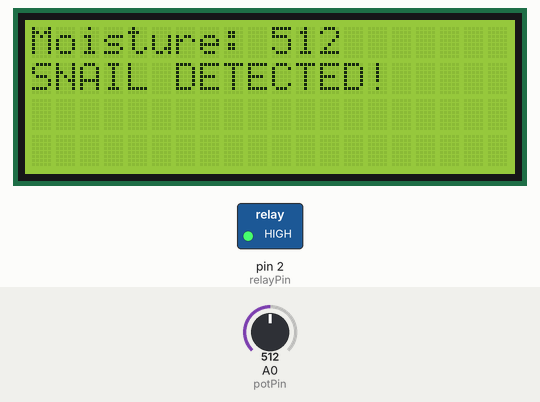
Recording of a sketch running on a simulated Arduino Uno, built with avr-gcc and run on an emulated ATmega328P. On the bench: 20×4 character LCD, switched loads named in the sketch (green lamp = pin HIGH). The inputs (shaded band) are chosen by the test bench; at power-on: A0 (potPin) = 512.

Above: at 2.2 s.
At 3.2 s:
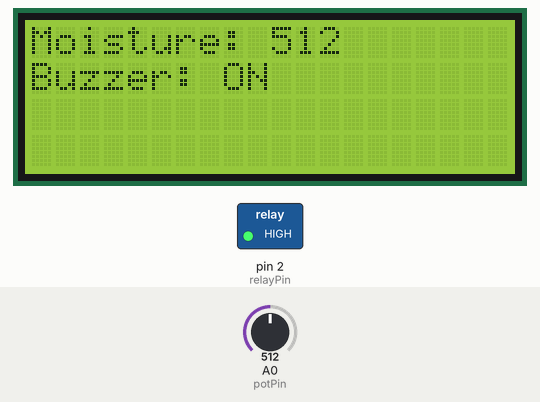
3.3 s: A0 (potPin) set to 500
At 4.5 s:
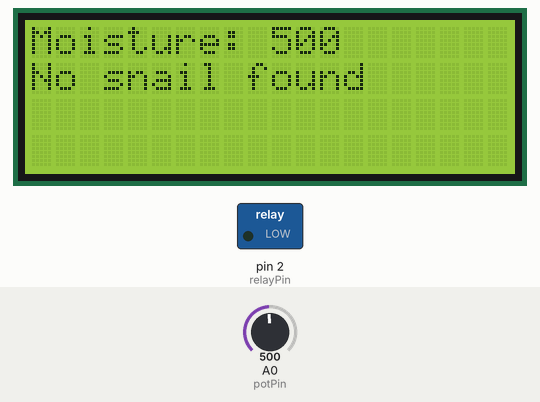
9.3 s: A0 (potPin) set to 511
At 11.8 s:
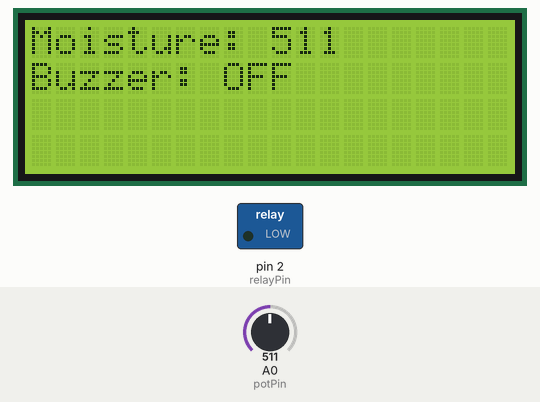
12.8 s: A0 (potPin) set to 306
At 15.7 s:
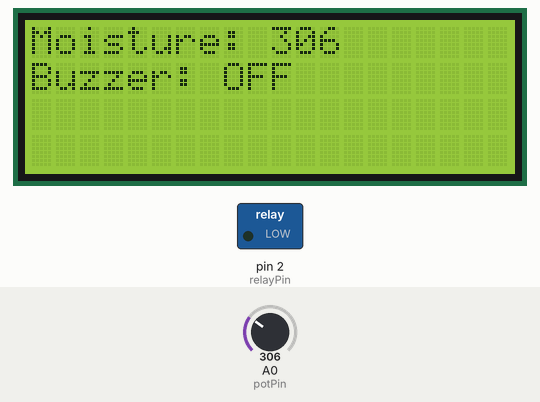
Timing chart, 0 to 17.2 s (numbered marks = the images above; inputs shaded):
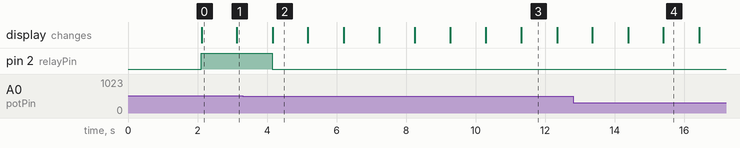

Measured:
- the behaviour switches between 512 and 511 on A0 (potPin) (found by bisection; images 1 and 2)
- after the input at 3.3 s, pin 2 (relayPin): HIGH → LOW after 0.85 s; the display: changes after 0.86 s (image 2)
- after the input at 9.3 s, the display: first changes after 1.0 s (image 3 shows a later state)
- after the input at 12.8 s, the display: first differs from a run without the input after 1.6 s (image 4 shows a later state)
- what the display in image 0 shows lasts 1.0 s, from 2.1 s to 3.1 s

The sketch:

snailRepellant.ino
```cpp
#include <LiquidCrystal_I2C.h>

const int potPin = A0;
const int relayPin = 2;
const int thresholdValueOfMoisture = 512;

LiquidCrystal_I2C lcd(0x38, 20, 4);

void setup() {
  lcd.begin(20, 4);
  lcd.backlight();
  lcd.clear();

  lcd.print("Snail Repellant");
  delay(2000);

  lcd.clear();
  pinMode(relayPin, OUTPUT);
  digitalWrite(relayPin, LOW);

  }

void loop() {
  int val = analogRead(potPin);

  lcd.setCursor(0, 0);
  lcd.print("Moisture: ");
  lcd.print(val);
  lcd.print("   ");  // Clear residual characters

  lcd.setCursor(0, 1);

  if (val >= thresholdValueOfMoisture) {
    digitalWrite(relayPin, HIGH);
    lcd.print("SNAIL DETECTED!  ");
    delay(1000);
    lcd.setCursor(0, 1);  // Some displays need this refresh
    lcd.print("Buzzer: ON     ");
    delay(1000);
  }
  else {
    digitalWrite(relayPin, LOW);
    lcd.print("No snail found  ");
    delay(1000);
    lcd.setCursor(0, 1);
    lcd.print("Buzzer: OFF   ");
    delay(1000);
  }

  }
```
